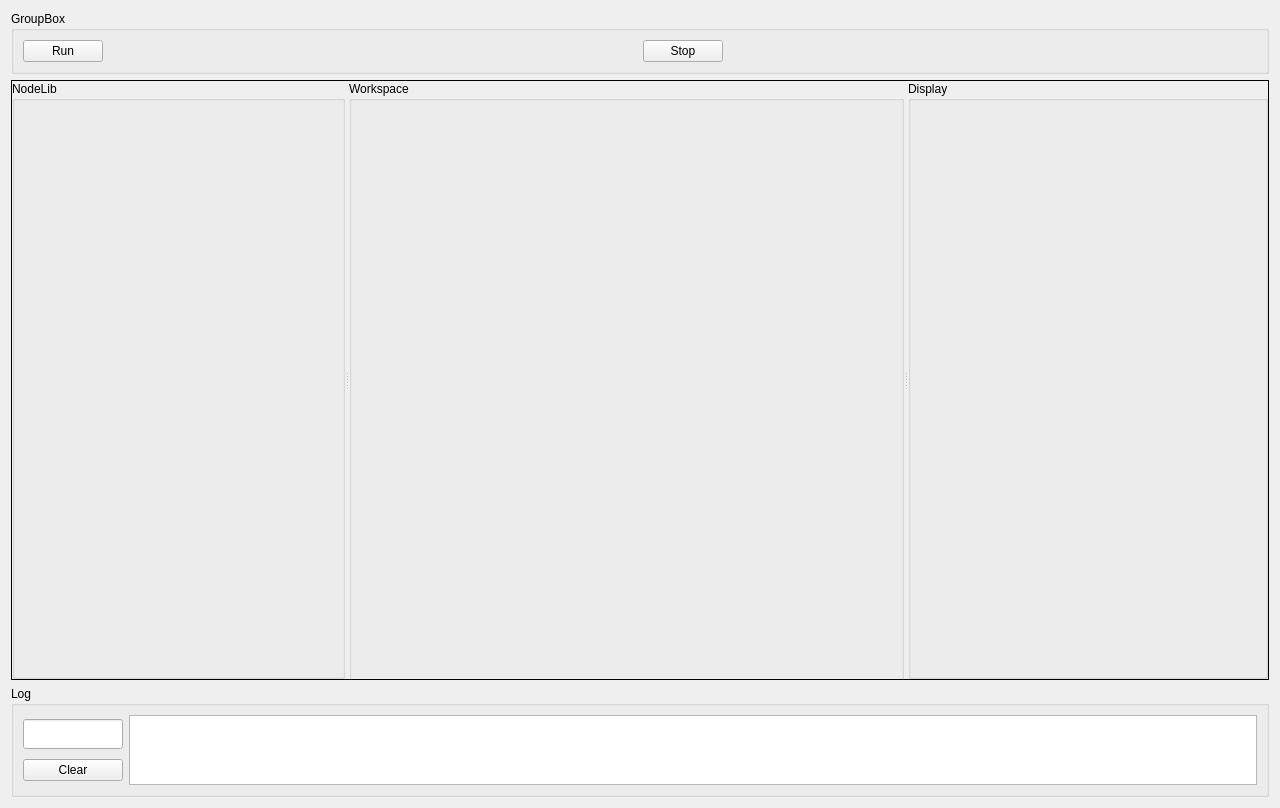
<?xml version="1.0" encoding="UTF-8"?>
<ui version="4.0">
 <class>VisionFlowView</class>
 <widget class="QWidget" name="VisionFlowView">
  <property name="geometry">
   <rect>
    <x>0</x>
    <y>0</y>
    <width>1280</width>
    <height>806</height>
   </rect>
  </property>
  <property name="windowTitle">
   <string>Form</string>
  </property>
  <layout class="QGridLayout" name="gridLayout_2">
   <item row="0" column="0">
    <layout class="QHBoxLayout" name="layout_menu"/>
   </item>
   <item row="1" column="0">
    <widget class="QGroupBox" name="groupBox_3">
     <property name="title">
      <string>GroupBox</string>
     </property>
     <layout class="QHBoxLayout" name="horizontalLayout">
      <item>
       <widget class="QPushButton" name="btn_run">
        <property name="text">
         <string>Run</string>
        </property>
       </widget>
      </item>
      <item>
       <spacer name="horizontalSpacer">
        <property name="orientation">
         <enum>Qt::Horizontal</enum>
        </property>
        <property name="sizeHint" stdset="0">
         <size>
          <width>100</width>
          <height>20</height>
         </size>
        </property>
       </spacer>
      </item>
      <item>
       <widget class="QPushButton" name="btn_Stop">
        <property name="text">
         <string>Stop</string>
        </property>
       </widget>
      </item>
      <item>
       <spacer name="horizontalSpacer_2">
        <property name="orientation">
         <enum>Qt::Horizontal</enum>
        </property>
        <property name="sizeHint" stdset="0">
         <size>
          <width>534</width>
          <height>20</height>
         </size>
        </property>
       </spacer>
      </item>
     </layout>
    </widget>
   </item>
   <item row="2" column="0">
    <widget class="QSplitter" name="splitter">
     <property name="frameShape">
      <enum>QFrame::Box</enum>
     </property>
     <property name="orientation">
      <enum>Qt::Horizontal</enum>
     </property>
     <widget class="QGroupBox" name="gpb_nodeLibrary">
      <property name="minimumSize">
       <size>
        <width>300</width>
        <height>0</height>
       </size>
      </property>
      <property name="title">
       <string>NodeLib</string>
      </property>
     </widget>
     <widget class="QGroupBox" name="gpb_workspace">
      <property name="minimumSize">
       <size>
        <width>500</width>
        <height>600</height>
       </size>
      </property>
      <property name="title">
       <string>Workspace</string>
      </property>
     </widget>
     <widget class="QGroupBox" name="gpb_Display">
      <property name="title">
       <string>Display</string>
      </property>
      <layout class="QGridLayout" name="gridLayout_3">
       <item row="0" column="0">
        <widget class="QLabel" name="lbl_display">
         <property name="minimumSize">
          <size>
           <width>300</width>
           <height>0</height>
          </size>
         </property>
         <property name="text">
          <string/>
         </property>
         <property name="alignment">
          <set>Qt::AlignCenter</set>
         </property>
        </widget>
       </item>
      </layout>
     </widget>
    </widget>
   </item>
   <item row="3" column="0">
    <widget class="QGroupBox" name="groupBox">
     <property name="title">
      <string>Log</string>
     </property>
     <layout class="QGridLayout" name="gridLayout">
      <item row="0" column="0">
       <layout class="QVBoxLayout" name="verticalLayout">
        <item>
         <widget class="QLineEdit" name="lineEdit">
          <property name="sizePolicy">
           <sizepolicy hsizetype="Fixed" vsizetype="Fixed">
            <horstretch>0</horstretch>
            <verstretch>0</verstretch>
           </sizepolicy>
          </property>
          <property name="minimumSize">
           <size>
            <width>100</width>
            <height>30</height>
           </size>
          </property>
         </widget>
        </item>
        <item>
         <widget class="QPushButton" name="btn_run_3">
          <property name="sizePolicy">
           <sizepolicy hsizetype="Fixed" vsizetype="Fixed">
            <horstretch>0</horstretch>
            <verstretch>0</verstretch>
           </sizepolicy>
          </property>
          <property name="minimumSize">
           <size>
            <width>100</width>
            <height>0</height>
           </size>
          </property>
          <property name="text">
           <string>Clear</string>
          </property>
         </widget>
        </item>
       </layout>
      </item>
      <item row="0" column="1">
       <widget class="QTextEdit" name="textEdit">
        <property name="minimumSize">
         <size>
          <width>1000</width>
          <height>0</height>
         </size>
        </property>
       </widget>
      </item>
     </layout>
    </widget>
   </item>
  </layout>
 </widget>
 <tabstops>
  <tabstop>btn_run</tabstop>
  <tabstop>btn_Stop</tabstop>
 </tabstops>
 <resources/>
 <connections/>
</ui>
